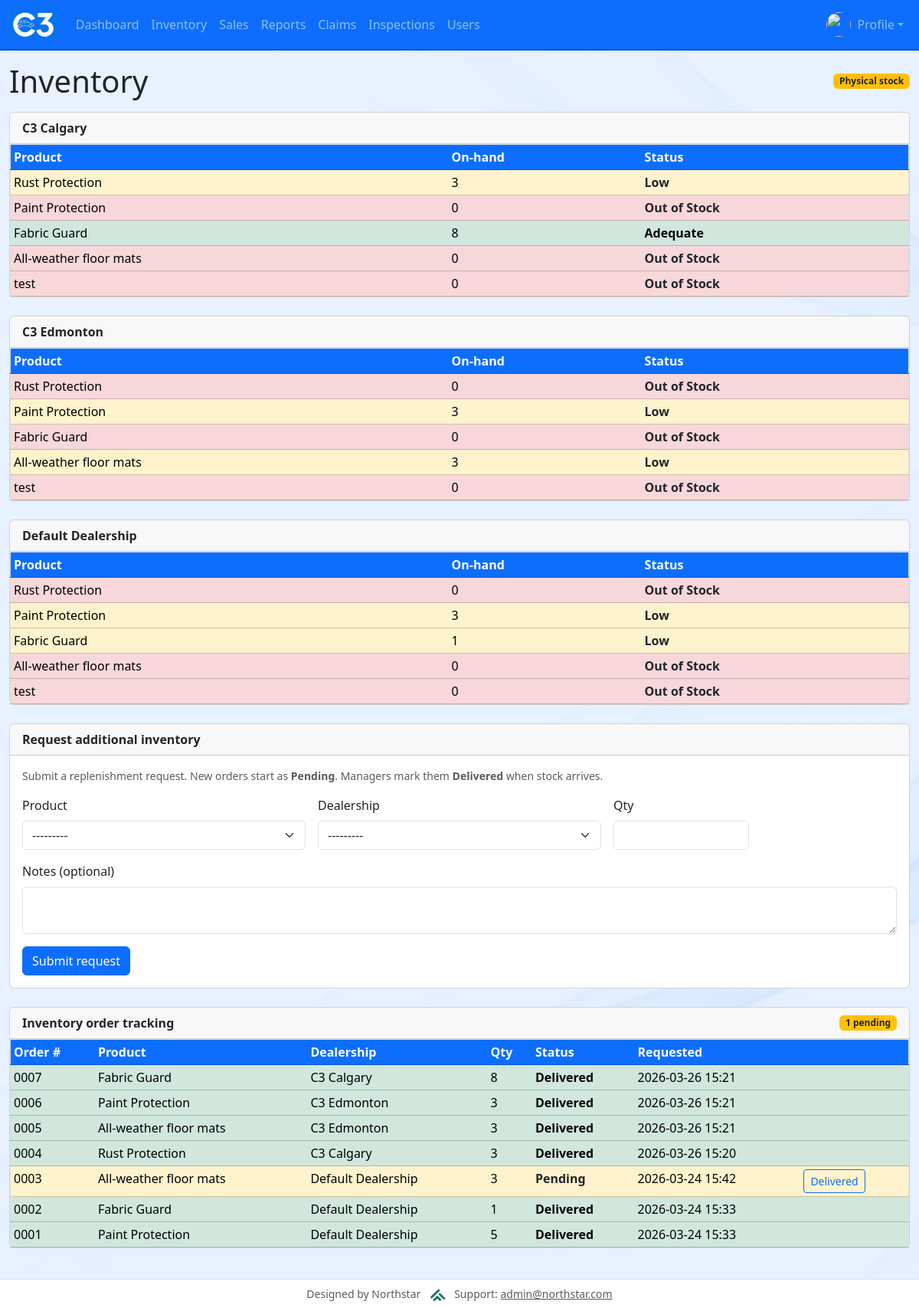
The page /home/inventory/ (signed in) on the database its author committed.
### Dashboard/models.py (models this page shows, shortened)
class Dealership(models.Model):
    name = models.CharField(max_length=200)
    class Meta:
        ordering = ["name"]
    def __str__(self):
        return self.name

class SalesProduct(models.Model):
    name = models.CharField(max_length=200)
    price = models.DecimalField(max_digits=10, decimal_places=2, default=0, help_text="Product price")
    goal = models.PositiveIntegerField(default=1, help_text="Monthly sales goal")
    display_order = models.PositiveIntegerField(default=0)
    product_id = models.PositiveIntegerField(null=True, blank=True)
    tracks_inventory = models.BooleanField(
        default=True,
        help_text="If False (e.g. warranties), item is excluded from inventory and stock checks.",
    )
    class Meta:
        ordering = ['display_order', 'id']
    def __str__(self):
        return self.name

class InventoryOrder(models.Model):
    STATUS_PENDING = "pending"
    STATUS_DELIVERED = "delivered"
    STATUS_CHOICES = [
        (STATUS_PENDING, "Pending"),
        (STATUS_DELIVERED, "Delivered"),
    ]
    product = models.ForeignKey(SalesProduct, on_delete=models.CASCADE, related_name="inventory_orders")
    dealership = models.ForeignKey(Dealership, on_delete=models.CASCADE, related_name="inventory_orders")
    quantity_requested = models.PositiveIntegerField()
    status = models.CharField(max_length=20, choices=STATUS_CHOICES, default=STATUS_PENDING)
    requested_by = models.ForeignKey(
        settings.AUTH_USER_MODEL,
        on_delete=models.SET_NULL,
        null=True,
        blank=True,
        related_name="inventory_orders_submitted",
    )
    notes = models.TextField(blank=True)
    date_requested = models.DateTimeField(auto_now_add=True)
    date_received = models.DateTimeField(null=True, blank=True)
    class Meta:
        ordering = ["-date_requested", "-id"]
    @property
    def display_order_id(self):
        return f"{self.pk:04d}"

### Dashboard/views.py (the view)
# urls.py: path("inventory/", views.inventory, name="inventory"),
def inventory(request):
    if not request.user.is_authenticated:
        return HttpResponseForbidden("You must be logged in.")
    can_view_all = _can_view_all_inventory(request.user)
    can_submit = _can_submit_inventory_order(request.user)
    can_manage_orders = _can_manage_inventory_orders(request.user)
    physical_products = (
        SalesProduct.objects.filter(tracks_inventory=True)
        .order_by("display_order", "id")
        .all()
    )
    home = user_home_dealership(request.user) if not can_view_all else None
    if can_view_all:
        dealerships = list(Dealership.objects.order_by("name"))
    else:
        dealerships = [home] if home else list(Dealership.objects.order_by("name"))
    dealership_sections = []
    for deal in dealerships:
        rows = []
        for p in physical_products:
            qty = quantity_on_hand(p, deal)
            _, status_label, badge_variant = inventory_status_tuple(qty)
            rows.append(
                {
                    "product": p,
                    "quantity": qty,
                    "status_label": status_label,
                    "badge_variant": badge_variant,
                }
            )
        dealership_sections.append({"dealership": deal, "rows": rows})
    orders_qs = InventoryOrder.objects.select_related("product", "dealership", "requested_by").order_by(
        "-date_requested"
    )
    if not can_view_all and home:
        orders_qs = orders_qs.filter(dealership=home)
    order_form = InventoryRequestForm(user=request.user)
    pending_order_count = orders_qs.filter(status=InventoryOrder.STATUS_PENDING).count()
    context = {
        "dealership_sections": dealership_sections,
        "physical_products": physical_products,
        "inventory_orders": orders_qs[:200],
        "order_form": order_form,
        "can_view_all_inventory": can_view_all,
        "can_submit_inventory_order": can_submit,
        "can_manage_inventory_orders": can_manage_orders,
        "user_dealership": user_home_dealership(request.user),
        "pending_order_count": pending_order_count,
    }
    return render(request, "Dashboard/inventory.html", context)

### Dashboard/inventory_services.py (called while the page is built)
def inventory_status_tuple(quantity: int):
    if quantity <= 0:
        return ("out", "Out of Stock", "danger")
    if quantity < LOW_STOCK_THRESHOLD:
        return ("low", "Low", "warning")
    return ("adequate", "Adequate", "success")

def user_home_dealership(user):
    if not user or not user.is_authenticated:
        return None
    try:
        from Profile.models import UserProfile
        prof = UserProfile.objects.select_related("dealership").filter(user=user).first()
        return prof.dealership if prof else None
    except Exception:
        return None

def quantity_on_hand(product, dealership):
    from .models import ProductInventory
    row = (
        ProductInventory.objects.filter(product=product, dealership=dealership)
        .only("quantity")
        .first()
    )
    return int(row.quantity) if row else 0

### Dashboard/views.py (called while the page is built)
def _can_view_all_inventory(user):
    if not user.is_authenticated:
        return False
    if user.is_staff:
        return True
    return user.groups.filter(name="Management").exists()

def _can_submit_inventory_order(user):
    if not user.is_authenticated:
        return False
    if user.is_staff:
        return True
    return user.groups.filter(name__in=["Sales Rep", "Dealership User"]).exists()

def _can_manage_inventory_orders(user):
    if not user.is_authenticated:
        return False
    if user.is_staff:
        return True
    return user.groups.filter(name__in=["Management", "Back Office"]).exists()

### Dashboard/templates/Dashboard/inventory.html (shortened to what this page needs)
{% extends "Dashboard/base.html" %}
{% block content %}
<div class="d-flex align-items-center justify-content-between flex-wrap gap-2 mb-3">
	<h1 class="mb-0">Inventory</h1>
	{% if can_submit_inventory_order or can_manage_inventory_orders %}
		<span class="badge bg-warning text-dark">Physical stock</span>
	{% endif %}
</div>
{% for section in dealership_sections %}
<div class="card mb-4">
	<div class="card-header fw-semibold">{{ section.dealership.name }}</div>
	<div class="card-body p-0">
		<div class="table-responsive">
			<table class="table table-sm mb-0">
				<thead class="table-light">
					<tr>
						<th scope="col">Product</th>
						<th scope="col">On-hand</th>
						<th scope="col">Status</th>
					</tr>
				</thead>
				<tbody>
				{% for row in section.rows %}
					<tr
						{% if row.badge_variant == 'danger' %}
							class="table-danger"
						{% elif row.badge_variant == 'warning' %}
							class="table-warning"
						{% else %}
							class="table-success"
						{% endif %}
					>
						<td>{{ row.product.name }}</td>
						<td>{{ row.quantity }}</td>
						<td>
							{% if row.badge_variant == 'warning' or row.badge_variant == 'danger' %}
								<span class="fw-semibold text-dark">{{ row.status_label }}</span>
							{% else %}
								<span class="fw-semibold">{{ row.status_label }}</span>
							{% endif %}
						</td>
					</tr>
				{% empty %}
					<tr><td colspan="3" class="text-muted">No inventory rows.</td></tr>
				{% endfor %}
				</tbody>
			</table>
		</div>
	</div>
</div>
{% endfor %}
{% if can_submit_inventory_order %}
<div class="card mb-4">
	<div class="card-header fw-semibold">Request additional inventory</div>
	<div class="card-body">
		<p class="text-muted small mb-3">
			Submit a replenishment request. New orders start as <strong>Pending</strong>.
			Managers mark them <strong>Delivered</strong> when stock arrives.
		</p>
		<form method="post" action="{% url 'Dashboard:inventory_order_submit' %}">
			<div class="row g-3 align-items-end">
				<div class="col-md-4">
					<label class="form-label" for="id_product">Product</label>
					{{ order_form.product }}
				</div>
				<div class="col-md-4">
					<label class="form-label" for="id_dealership">Dealership</label>
					{{ order_form.dealership }}
				</div>
				<div class="col-md-2">
					<label class="form-label" for="id_quantity_requested">Qty</label>
					{{ order_form.quantity_requested }}
				</div>
				<div class="col-md-12">
					<label class="form-label" for="id_notes">Notes (optional)</label>
					{{ order_form.notes }}
				</div>
				<div class="col-md-12">
					<button type="submit" class="btn btn-primary">Submit request</button>
				</div>
			</div>
		</form>
	</div>
</div>
{% endif %}
<div class="card mb-4">
	<div class="card-header fw-semibold d-flex justify-content-between align-items-center">
		<span>Inventory order tracking</span>
		{% if pending_order_count %}
			<span class="badge bg-warning text-dark">{{ pending_order_count }} pending</span>
		{% endif %}
	</div>
	<div class="card-body p-0">
		<div class="table-responsive">
			<table class="table table-sm mb-0">
				<thead class="table-light">
					<tr>
						<th scope="col">Order #</th>
						<th scope="col">Product</th>
						<th scope="col">Dealership</th>
						<th scope="col">Qty</th>
						<th scope="col">Status</th>
						<th scope="col">Requested</th>
						{% if can_manage_inventory_orders %}<th scope="col"></th>{% endif %}
					</tr>
				</thead>
				<tbody>
				{% for o in inventory_orders %}
					<tr class="{% if o.status == 'pending' %}table-warning{% else %}table-success{% endif %}">
						<td>{{ o.display_order_id }}</td>
						<td>{{ o.product.name }}</td>
						<td>{{ o.dealership.name }}</td>
						<td>{{ o.quantity_requested }}</td>
						<td>
							{% if o.status == 'pending' %}
								<span class="fw-semibold text-dark">Pending</span>
							{% else %}
								<span class="fw-semibold">Delivered</span>
							{% endif %}
						</td>
						<td class="text-nowrap">{{ o.date_requested|date:"Y-m-d H:i" }}</td>
						{% if can_manage_inventory_orders %}
							<td class="text-nowrap">
								{% if o.status == 'pending' %}
									<form method="post" action="{% url 'Dashboard:inventory_order_deliver' o.pk %}" class="d-inline" onsubmit="return confirm('Mark order {{ o.display_order_id }} delivered?');">
										<button type="submit" class="btn btn-sm btn-outline-primary">Delivered</button>
									</form>
								{% endif %}
							</td>
						{% endif %}
					</tr>
				{% empty %}
					<tr><td colspan="7" class="text-muted">No inventory orders yet.</td></tr>
				{% endfor %}
				</tbody>
			</table>
		</div>
	</div>
</div>
{% endblock content %}

### static/css/theme.css (style rules this page uses)
:root { --theme-primary: #0d6efd; --theme-primary-dark: #0a58ca; --theme-light: #e7f1ff; --theme-white: #ffffff; }
body { background-color: var(--theme-white); background-image: url("/static/images/background.png"); background-size: cover; background-position: center; background-repeat: no-repeat; background-attachment: fixed; color: #212529; }
.table { background-color: var(--theme-white); border: 1px solid #dee2e6; }
.table thead th { background-color: var(--theme-primary); color: var(--theme-white); border-color: var(--theme-primary-dark); }
.table tbody tr:nth-of-type(even) { background-color: rgba(13, 110, 253, 0.05); }
.btn-primary { background-color: var(--theme-primary); border-color: var(--theme-primary); }

### rows shown on the page
Dealership: dealership.name "C3 Calgary"
SalesProduct: product.name "Rust Protection", quantity "3", status_label "Low", quantity "0", status_label "Out of Stock"
SalesProduct: product.name "Paint Protection", quantity "0", status_label "Out of Stock", quantity "3", status_label "Low"
SalesProduct: product.name "Fabric Guard", quantity "8", status_label "Adequate", quantity "0", status_label "Out of Stock", quantity "1", status_label "Low"
SalesProduct: product.name "All-weather floor mats", quantity "0", status_label "Out of Stock", quantity "3", status_label "Low"
SalesProduct: product.name "test", quantity "0", status_label "Out of Stock"
Dealership: dealership.name "C3 Edmonton"
Dealership: dealership.name "Default Dealership"
InventoryOrder: display_order_id "0007", product.name "Fabric Guard", dealership.name "C3 Calgary", quantity_requested "8", status "Delivered", date_requested "2026-03-26 15:21"
InventoryOrder: display_order_id "0006", product.name "Paint Protection", dealership.name "C3 Edmonton", quantity_requested "3", status "Delivered", date_requested "2026-03-26 15:21"
InventoryOrder: display_order_id "0005", product.name "All-weather floor mats", dealership.name "C3 Edmonton", quantity_requested "3", status "Delivered", date_requested "2026-03-26 15:21"
InventoryOrder: display_order_id "0004", product.name "Rust Protection", dealership.name "C3 Calgary", quantity_requested "3", status "Delivered", date_requested "2026-03-26 15:20"
InventoryOrder: display_order_id "0003", product.name "All-weather floor mats", dealership.name "Default Dealership", quantity_requested "3", status "Pending", date_requested "2026-03-24 15:42"
InventoryOrder: display_order_id "0002", product.name "Fabric Guard", dealership.name "Default Dealership", quantity_requested "1", status "Delivered", date_requested "2026-03-24 15:33"
InventoryOrder: display_order_id "0001", product.name "Paint Protection", dealership.name "Default Dealership", quantity_requested "5", status "Delivered", date_requested "2026-03-24 15:33"

### other values the page prints
{{ pending_order_count }} "1"
